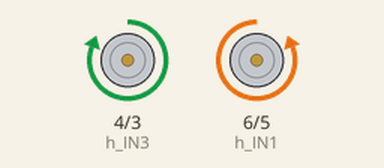
The sketch below on a simulated Arduino Uno, built with avr-gcc and run on an emulated ATmega328P. Parts: motor-driver pin pairs drawn as motors (green arrow = first pin HIGH = forward, orange = second pin HIGH = backward, longer = more drive).

Above: at 0.4 s.
Timing chart, 0 to 3.7 s (numbered marks = the images above):
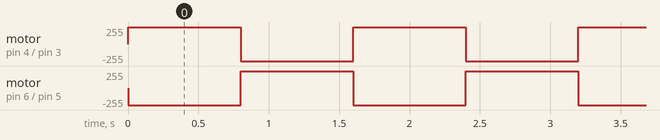

The sketch:

MOTORES.ino
```cpp
//Motor derecho
int h_IN1 = 6;
int h_IN2 = 5;

//Motor izquierdo
int h_IN3 = 4;
int h_IN4 = 3;

void setup() {
  pinMode(h_IN1, OUTPUT);
  pinMode(h_IN2, OUTPUT);
  pinMode(h_IN3, OUTPUT);
  pinMode(h_IN4, OUTPUT);
}

void loop() {
  adelante();
  delay(800);
  atras();
  delay(800);
  //girarIzquierda();
  //delay(3000);
  //girarDerecha();
  //delay(3000);
}

void adelante(){
    digitalWrite(h_IN1, LOW);
    digitalWrite(h_IN2, HIGH);
    digitalWrite(h_IN3, HIGH);
    digitalWrite(h_IN4, LOW);
}

void atras(){
    digitalWrite(h_IN1, HIGH);
    digitalWrite(h_IN2, LOW);
    digitalWrite(h_IN3, LOW);
    digitalWrite(h_IN4, HIGH);
}

void girarIzquierda(){
    digitalWrite(h_IN1, LOW);
    digitalWrite(h_IN2, HIGH);
    digitalWrite(h_IN3, LOW);
    digitalWrite(h_IN4, LOW);
}

void girarDerecha(){
    digitalWrite(h_IN1, LOW);
    digitalWrite(h_IN2, LOW);
    digitalWrite(h_IN3, HIGH);
    digitalWrite(h_IN4, LOW);
}
```

Measured:
- by itself, motor on pin 4 (h_IN3) / pin 3 (h_IN4), motor on pin 6 (h_IN1) / pin 5 (h_IN2): alternates forward 255/255 for 0.80 s and backward 255/255 for 0.80 s
